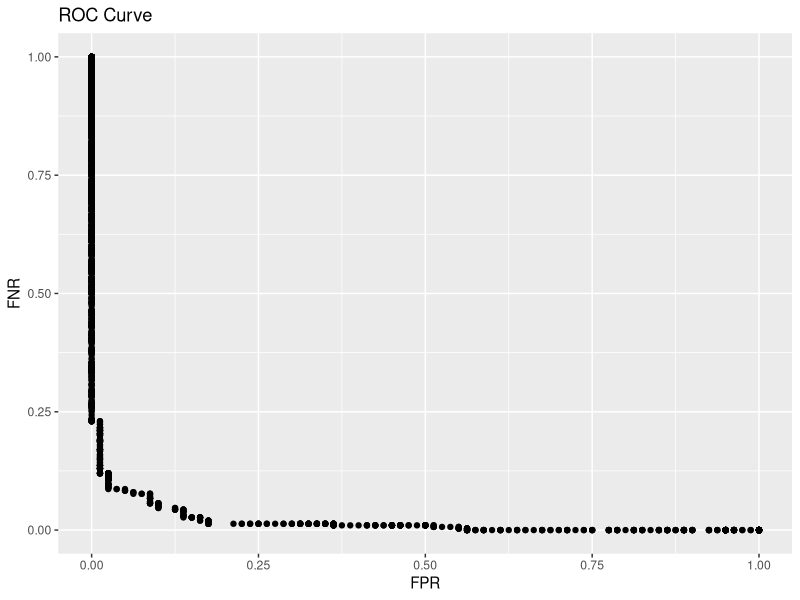
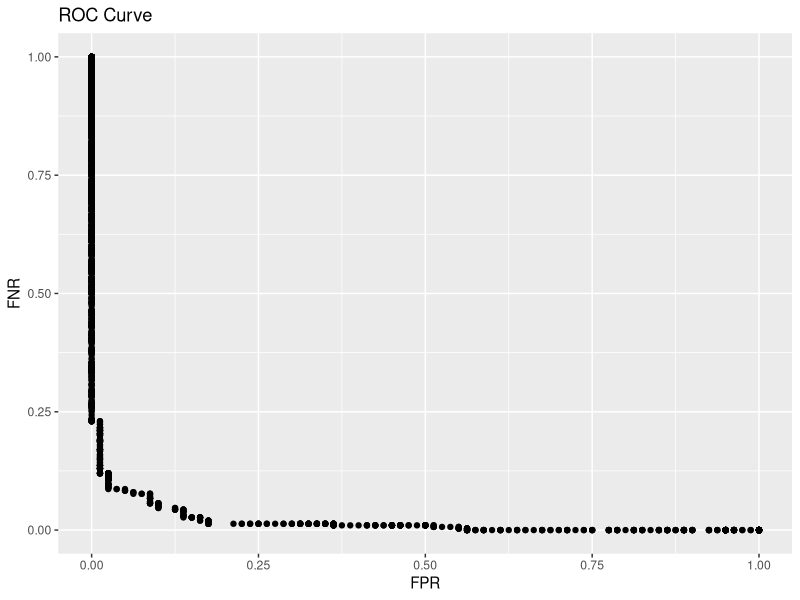

Write the R code that produced these figures, in order.
#! /usr/bin/R

# install libraries
#install.packages("ggplot2")
#install.packages("car")

# load libraries
library(ggplot2)
#library(car)

#
# given a threshold, compare_data
# compute the FNR -- false negative rate
# false negatives / positives
#
FNR <- function(threshold, compare_data){
    # count the number of false negatives
    number_false_negatives <- sum(
        (compare_data$compare_value < threshold) & (compare_data$positive == 1))

    # count the number of negatives in the data set
    number_positives <- sum(compare_data$positive == 1)

    return(number_false_negatives / number_positives)
}

#
# given a threshold, compare_data
# compute the FPR -- false positive rate
# false positives / negatives
#
FPR <- function(threshold, compare_data){
    # count the number of false positives
    number_false_positives <- sum(
        (compare_data$compare_value >= threshold) & (compare_data$positive == 0))

    # count the number of negatives in the data set
    number_negatives <- sum(compare_data$positive == 0)

    return(number_false_positives / number_negatives)
}

# create a data frame with the given compare values
compare_data <- read.csv("compare_data.csv")

# create a data frame of thresholds
threshold <- seq(0, 1.0, by=0.00005)
rate_data <- data.frame(threshold)

# for each threshold
for(i in 1:nrow(rate_data)){
    # compute FNR
    rate_data[i, "FNR"] <- FNR(rate_data$threshold[i], compare_data)

    # compute FPR
    rate_data[i, "FPR"] <- FPR(rate_data$threshold[i], compare_data)
}

# compute the best threshold
# to generate authentication accuracy statistics
#TODO

#
# ROC curve
#
# plot the data FNP vs FPR
pdf("ROC.pdf", width = "6", height = "6")

qplot(rate_data$FNR, rate_data$FPR,
    xlab="FPR", ylab="FNR", main="ROC Curve",
    xlim=c(0,1), ylim=c(0,1))

# tell R I am done plotting
dev.off()

#
# model_parameters vs authentication accuracy
# describes how each of the model parameters affects the authentication accuracy
#
#TODO add more information to compare_data.csv which can be used for this
pdf("authentication_accuracy_vs_total_interactions.pdf", width = "6", height = "6")

qplot(rate_data$FNR, rate_data$FPR,
    xlab="FPR", ylab="FNR", main="ROC Curve",
    xlim=c(0,1), ylim=c(0,1))

dev.off()

# display any warnings
warnings()